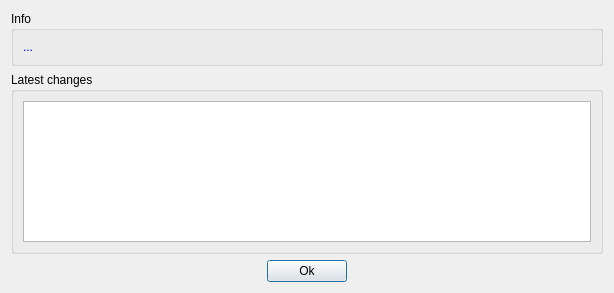
<?xml version="1.0" encoding="UTF-8"?>
<ui version="4.0">
 <class>Dialog</class>
 <widget class="QDialog" name="Dialog">
  <property name="geometry">
   <rect>
    <x>0</x>
    <y>0</y>
    <width>614</width>
    <height>293</height>
   </rect>
  </property>
  <property name="windowTitle">
   <string>Update</string>
  </property>
  <property name="windowIcon">
   <iconset>
    <normaloff>../images/info-blue.png</normaloff>../images/info-blue.png</iconset>
  </property>
  <layout class="QVBoxLayout" name="verticalLayout_2">
   <item>
    <widget class="QGroupBox" name="groupBox_2">
     <property name="title">
      <string>Info</string>
     </property>
     <layout class="QVBoxLayout" name="verticalLayout_3">
      <item>
       <widget class="QLabel" name="infoUpdate">
        <property name="styleSheet">
         <string notr="true">color: rgb(0, 0, 255);</string>
        </property>
        <property name="text">
         <string>...</string>
        </property>
       </widget>
      </item>
     </layout>
    </widget>
   </item>
   <item>
    <widget class="QGroupBox" name="groupBox">
     <property name="title">
      <string>Latest changes</string>
     </property>
     <layout class="QVBoxLayout" name="verticalLayout">
      <item>
       <widget class="QTextEdit" name="changesUpdate"/>
      </item>
     </layout>
    </widget>
   </item>
   <item>
    <layout class="QHBoxLayout" name="horizontalLayout">
     <item>
      <widget class="QPushButton" name="btnOk">
       <property name="sizePolicy">
        <sizepolicy hsizetype="Fixed" vsizetype="Fixed">
         <horstretch>0</horstretch>
         <verstretch>0</verstretch>
        </sizepolicy>
       </property>
       <property name="text">
        <string>Ok</string>
       </property>
      </widget>
     </item>
    </layout>
   </item>
  </layout>
 </widget>
 <resources/>
 <connections/>
</ui>
